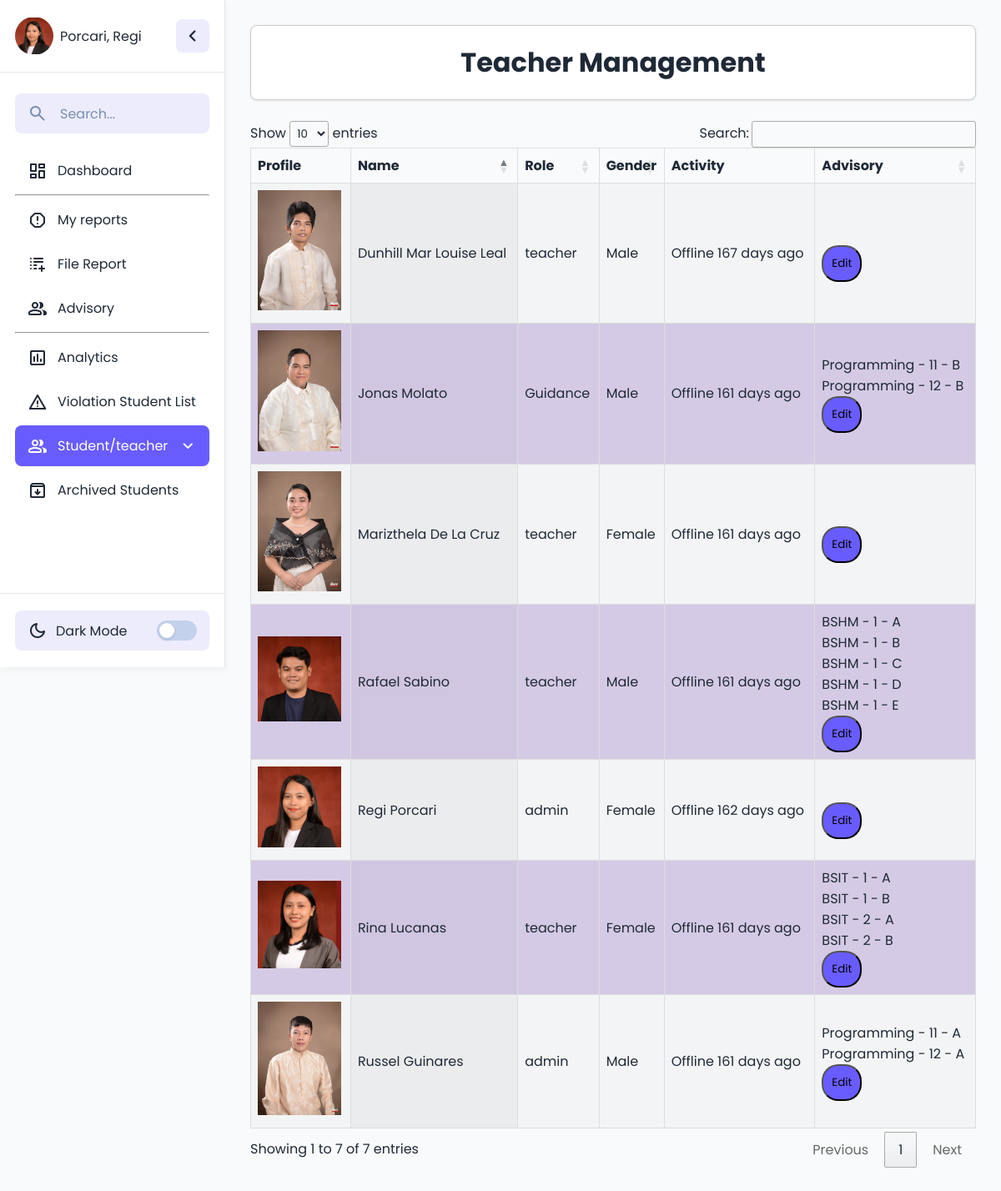
/admin/user_management.php (signed in), run on the app's committed database.
### tables this page shows
CREATE TABLE `users` (
  `id` int(11) NOT NULL,
  `fname` varchar(33) NOT NULL,
  `lname` varchar(33) NOT NULL,
  `email` varchar(33) NOT NULL,
  `password` varchar(255) NOT NULL,
  `role` varchar(33) NOT NULL,
  `genid` int(11) DEFAULT NULL,
  `profile` varchar(333) NOT NULL,
  `last_activity` timestamp NOT NULL DEFAULT current_timestamp() ON UPDATE current_timestamp()
);

CREATE TABLE `gender_tbl` (
  `genid` int(11) NOT NULL,
  `gender` varchar(9) NOT NULL
);

### admin/user_management.php (the view, shortened to what this page needs)
<?php
include("../config/db_connect.php");
$name = $_SESSION['user_name'];
$profile = $_SESSION['profile'];
$current_user_id = $_SESSION['user_id'];
mysqli_query($conn, "UPDATE users SET last_activity = CURRENT_TIMESTAMP WHERE id = $current_user_id");
$query = "SELECT
        u.id,
        u.fname,
        u.lname,
        u.role,
        gender_tbl.gender,
        u.profile,
        u.last_activity,
        CASE
            WHEN u.last_activity >= NOW() - INTERVAL 5 MINUTE THEN 1
            ELSE 0
        END AS is_online,
        -- COMBINE ALL ADVISORIES AS ONE STRING
        GROUP_CONCAT(
            CONCAT(sc.strandcourse, ' - ', a.glevel, ' - ', a.section)
            SEPARATOR '<br>'
        ) AS advisory
    FROM users u
    LEFT JOIN gender_tbl ON gender_tbl.genid = u.genid
    LEFT JOIN advisory_tbl a ON a.adviser_id = u.id
    LEFT JOIN strandcourse_tbl sc ON sc.idstrandcourse = a.idstrandcourse
    WHERE u.role = 'teacher' OR u.role = 'Guidance' OR u.role = 'admin'
    GROUP BY u.id
    ORDER BY u.last_activity DESC
";
$result = mysqli_query($conn, $query);
?>
<!DOCTYPE html>
<html lang="en">
<head>
    <link rel="stylesheet" href="../assets/style.css">
    <link rel="stylesheet" href="https://cdn.datatables.net/1.13.6/css/jquery.dataTables.min.css">
</head>
<body style="">
    <div class="container">
        <aside class="sidebar collapsed">
            <div class="sidebar-header">
                <div style="display: flex; align-items: center; gap: 8px;">
          <img src="<?php echo $profile; ?>" style="width:46px;  height: 46px;
  display: block;
  object-fit: contain;
  border-radius: 50%; transition: opacity 0.4s ease;" id="profilePic" alt="Profile" />
          <span id="userName" style="color:var(--color-text-primary)"><?php echo htmlspecialchars($name); ?></span>
        </div>
                <button class="sidebar-toggle">
                    <span class="material-symbols-rounded">chevron_left</span>
                </button>
            </div>
            <div class="sidebar-content">
                <form action="" class="search-form">
                    <span class="material-symbols-rounded">search</span>
                    <input type="search" placeholder="Search..." required />
                </form>
                <ul class="menu-list">
                    <li class="menu-item">
            <a href="#" class="menu-link ">
              <span class="material-symbols-rounded">dashboard</span>
              <span class="menu-label">Dashboard</span>
            </a>
          </li>
          <hr>
          <li class="menu-item">
            <a href="admin_myreport.php" class="menu-link ">
              <span class="material-symbols-rounded">report</span>
              <span class="menu-label">My reports</span>
            </a>
          </li>
          <li class="menu-item">
            <a href="report_violation.php" class="menu-link">
              <span class="material-symbols-rounded">forms_add_on</span>
              <span class="menu-label">File Report</span>
            </a>
          </li>
          <li class="menu-item">
            <a href="admin_advisorydashboard.php" class="menu-link">
              <span class="material-symbols-rounded">group</span>
              <span class="menu-label">Advisory</span>
            </a>
          </li>
          <hr>
          <li class="menu-item">
            <a href="admin_summary.php" class="menu-link">
              <span class="material-symbols-rounded">insert_chart</span>
              <span class="menu-label">Analytics</span>
            </a>
          </li>
          <li class="menu-item">
            <a href="admin_violation.php" class="menu-link ">
              <span class="material-symbols-rounded">warning</span>
              <span class="menu-label">Violation Student List</span>
            </a>
          </li>
          <li class="menu-item has-dropdown">
            <a href="#" class="menu-link dropdown-toggle active">
              <span class="material-symbols-rounded">group</span>
              <span class="menu-label">Student/teacher</span>
              <span class="material-symbols-rounded arrow">expand_more</span>
            </a>
          </li>
<li class="menu-item">
            <a href="admin_studentarchived.php" class="menu-link">
              <span class="material-symbols-rounded">archive</span>
              <span class="menu-label">Archived Students</span>
            </a>
          </li>
                </ul>
            </div>
            <div class="sidebar-footer">
                <button class="theme-toggle">
                    <div class="theme-label">
                        <span class="theme-icon material-symbols-rounded">dark_mode</span>
                        <span class="theme-text">Dark Mode</span>
                    </div>
                    <div class="theme-toggle-track">
                        <div class="theme-toggle-indicator"></div>
                    </div>
                </button>
            </div>
        </aside>
        <div class="main-content" style="
  overflow-x: auto;overflow-y: hidden;
    -webkit-overflow-scrolling: touch;  width: 100%;
    border-collapse: collapse;
    white-space: nowrap; /* prevent wrapping */
  ">
            <h1 class="page-title" style="display:none">Teacher Management</h1>
            <h1 class="card">Teacher Management</h1>
            <br>
            <table id="userTable" class="display" >
                <thead>
                    <tr>
                        <th>Profile</th>
                        <th>Name</th>
                        <th>Role</th>
                        <th>Gender</th>
                        <th>Activity</th>
                        <th>Advisory</th>
                    </tr>
                </thead>
                <tbody>
                    <?php
                    if (mysqli_num_rows($result) > 0) {
                        while ($user = mysqli_fetch_assoc($result)) {
                            if ($user['is_online']) {
                                $activity = "<span class='online-text'>Online now</span>";
                            } else {
                                $last_active = strtotime($user['last_activity'] ?? date('Y-m-d H:i:s'));
                                $now = time();
                                $diff = $now - $last_active;
                                if ($diff < 60) {
                                    $activity = "Offline just now";
                                } elseif ($diff < 3600) {
                                    $activity = "Offline " . floor($diff / 60) . " minutes ago";
                                } elseif ($diff < 86400) {
                                    $activity = "Offline " . floor($diff / 3600) . " hours ago";
                                } else {
                                    $activity = "Offline " . floor($diff / 86400) . " days ago";
                                }
                            }
                            echo "
        <tr>
            <td>
                <img src='{$user['profile']}' alt='Profile' class='user-avatar' style='width:100px;'>
                <span class='status-indicator " . ($user['is_online'] ? 'status-online' : 'status-offline') . "'></span>
            </td>
            <td>{$user['fname']} {$user['lname']}</td>
            <td>{$user['role']}</td>
            <td>{$user['gender']}</td>
            <td>{$activity}</td>
            <td >{$user['advisory']}
            <br>
            <button
    class='editbtn'
    data-id='{$user['id']}'
    data-fname='{$user['fname']}'
    data-lname='{$user['lname']}'
    data-role='{$user['role']}'
    data-gender='{$user['gender']}'
    data-advisory='{$user['advisory']}'
    data-profile='{$user['profile']}'
>Edit</button>
            </td>
        </tr>";
                        }
                    } else {
                        echo "<tr><td colspan='5' style='text-align:center;'>No users found</td></tr>";
                    }
                    ?>
                </tbody>
            </table>
        </div>
    </div>
</body>
</html>

### assets/style.css (style rules this page uses)
* { margin: 0; padding: 0; box-sizing: border-box; font-family: "Poppins", sans-serif; }
.card { border: 1px solid #ccc; border-radius: 8px; padding: 20px; background-color: #f9f9f9; text-align: center; box-shadow: 0 2px 5px rgba(0, 0, 0, 0.1); }
.arrow { margin-left: auto; transition: transform 0.3s ease; }
:root { --color-bg-form: #ECECFD; --color-bg-form-input: #A6B7D2; --color-btn:rgb(0, 0, 0); --color-text-primary: #1F2936; --color-text-placeholder: #798EAE; --color-bg-primary: #f9fafb; --color-bg-secondary: #ECECFD; --color-bg-sidebar: #FFFFFF; --color-border-hr: #E2E8F0; --color-hover-primary: #695CFE; --color-hover-secondary: #e2e2fb; --color-shadow: rgba(0, 0, 0, 0.05); }
body { min-height: 100vh; background: var(--color-bg-primary); }
.sidebar { position: sticky; top: 0; width: 270px; height: 100vh; display: flex; flex-shrink: 0; flex-direction: column; background: var(--color-bg-sidebar); border-right: 1px solid var(--color-border-hr); box-shadow: 0 3px 9px var(--color-shadow); transition: width 0.4s ease; }
.sidebar .sidebar-header { padding: 20px 18px; display: flex; position: relative; align-items: center; justify-content: space-between; border-bottom: 1px solid var(--color-border-hr); }
.site-nav .sidebar-toggle, .sidebar-header .sidebar-toggle { height: 40px; width: 40px; border: none; cursor: pointer; display: flex; position: absolute; right: 18px; align-items: center; justify-content: center; border-radius: 8px; color: var(--color-text-primary); background: var(--color-bg-secondary); transition: 0.4s ease; }
.sidebar-header .sidebar-toggle span { font-size: 1.75rem; transition: transform 0.4s ease; }
.sidebar .sidebar-content { flex: 1; padding: 20px 18px; overflow: hidden auto; scrollbar-width: thin; scrollbar-color: var(--color-text-placeholder) transparent; }
.sidebar-content .search-form { border-radius: 8px; min-height: 48px; margin: 5px 0 20px; align-items: center; display: flex; padding: 0 15px; white-space: nowrap; background: var(--color-bg-secondary); transition: 0.4s ease; }
.sidebar-content .search-form span { color: var(--color-text-placeholder); }
.search-form input { background: none; outline: none; border: none; width: 100%; margin-left: 15px; font-size: 1rem; color: var(--color-text-primary); }
.search-form input::placeholder { color: var(--color-text-placeholder); }
.sidebar-content .menu-list { display: flex; gap: 4px; list-style: none; flex-direction: column; }
.menu-list .menu-link { display: flex; gap: 12px; white-space: nowrap; border-radius: 8px; padding: 12px 15px; align-items: center; text-decoration: none; color: var(--color-text-primary); transition: 0.3s ease; }
.menu-link .menu-label { transition: opacity 0.3s ease; }
.sidebar .sidebar-footer { padding: 20px 18px; white-space: nowrap; border-top: 1px solid var(--color-border-hr); }
.sidebar-footer .theme-toggle { width: 100%; min-height: 48px; border-radius: 8px; display: flex; align-items: center; cursor: pointer; border: none; padding: 0 15px; white-space: nowrap; color: var(--color-text-primary); background: var(--color-bg-secondary); transition: 0.3s ease; }
.theme-toggle .theme-label { display: flex; gap: 10px; align-items: center; }
.theme-toggle .theme-label .theme-text { font-size: 1rem; transition: opacity 0.4s 0.2s ease; }
.theme-toggle .theme-toggle-track { height: 24px; width: 48px; border-radius: 999px; margin-left: auto; background: #c3d1ec; position: relative; transition: opacity 0.4s 0.2s ease, background-color 0.3s ease; }
.theme-toggle-track .theme-toggle-indicator { position: absolute; top: 3px; left: 3px; width: 18px; height: 18px; border-radius: 50%; background-color: #fff; box-shadow: 0 2px 4px rgba(0, 0, 0, 0.1); transition: transform 0.3s ease; }
.container { display: flex; }
.container .main-content { flex: 1; padding: 30px; color: var(--color-text-primary); }
.main-content .page-title { font-size: 1.5rem; font-weight: 600; margin-bottom: 20px; }
.main-content .card { border-radius: 8px; padding: 20px; background-color: var(--color-bg-sidebar); box-shadow: 0 1px 3px rgba(0, 0, 0, 0.1); }

### admin/user_management.php (style rules this page uses)
.editbtn { background-color: rgb(105, 92, 254); padding: 10px; border-radius: 20px; transition: color 0.3s ease; }
.sidebar-header { display: flex; align-items: center; justify-content: space-between; position: relative; }
#userTable { width: 100%; border-collapse: collapse; }
#userTable th, #userTable td { padding: 8px; border: 1px solid #dddddd; }
#userTable tr:nth-child(even) { background-color: #470c8a33; }

### data on the page
users: profile (picture), fname "Rina", lname "Lucanas", role "teacher", genid.gender "Female", advisory "BSIT - 1 - A BSIT - 1 - B BSIT - 2 - A BSIT - 2 - B"
users: profile (picture), fname "Russel", lname "Guinares", role "admin", genid.gender "Male", advisory "Programming - 11 - A Programming - 12 - A"
users: profile (picture), fname "Jonas", lname "Molato", role "Guidance", genid.gender "Male", advisory "Programming - 11 - B Programming - 12 - B"
users: profile (picture), fname "Rafael", lname "Sabino", role "teacher", genid.gender "Male", advisory "BSHM - 1 - A BSHM - 1 - B BSHM - 1 - C BSHM - 1 - D BSHM - 1 - E"
users: profile (picture), fname "Marizthela", lname "De La Cruz", role "teacher", genid.gender "Female"
users: profile (picture), fname "Regi", lname "Porcari", role "admin", genid.gender "Female"
users: profile (picture), fname "Dunhill Mar Louise", lname "Leal", role "teacher", genid.gender "Male"

### other printed values
$name "Porcari, Regi"
